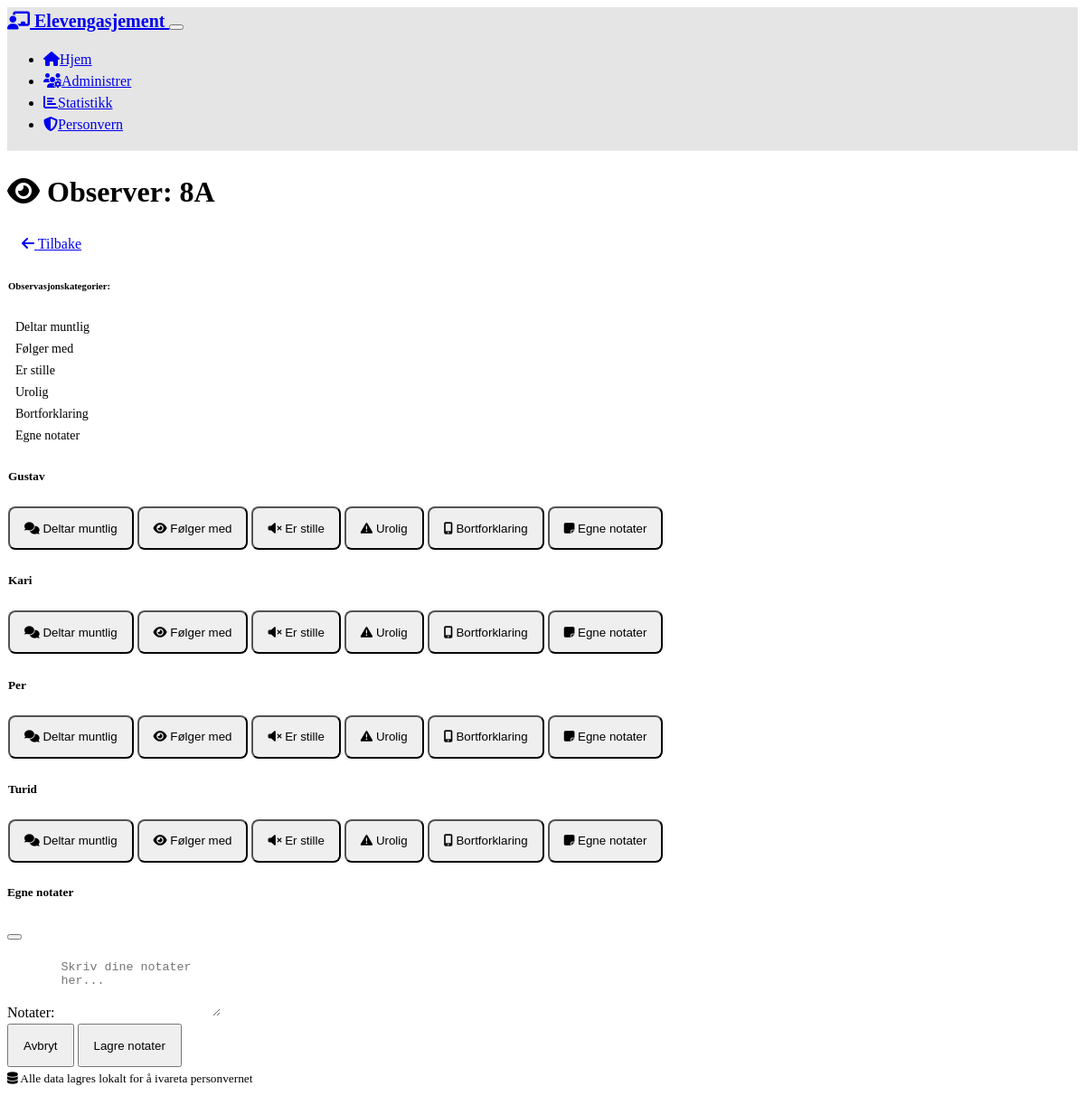
/observe/1, run on the app's committed database.
### models.py (models this page shows, shortened)
class Class(db.Model):
    id = db.Column(db.Integer, primary_key=True)
    name = db.Column(db.String(50), unique=True, nullable=False)
    created_at = db.Column(db.DateTime, default=datetime.utcnow)
    students = db.relationship('Student', backref='class_ref', lazy=True, cascade='all, delete-orphan')

class Student(db.Model):
    id = db.Column(db.Integer, primary_key=True)
    name = db.Column(db.String(100), nullable=False)
    class_id = db.Column(db.Integer, db.ForeignKey('class.id'), nullable=False)
    created_at = db.Column(db.DateTime, default=datetime.utcnow)
    observations = db.relationship('Observation', backref='student', lazy=True, cascade='all, delete-orphan')

### app.py (the view)
@app.route('/observe/<int:class_id>')
def observe_class(class_id):
    selected_class = Class.query.get_or_404(class_id)
    students = Student.query.filter_by(class_id=class_id).order_by(Student.name).all()
    if not students:
        flash('Ingen elever i denne klassen. Legg til elever først.', 'warning')
        return redirect(url_for('manage_classes'))
    return render_template('observe_class.html',
                         selected_class=selected_class,
                         students=students)

### templates/observe_class.html (shortened to what this page needs)
{% extends "base.html" %}
{% block content %}
<div class="row">
    <div class="col-12">
        <div class="d-flex justify-content-between align-items-center mb-4">
            <h1>
                <i class="fas fa-eye me-2"></i>
                Observer: {{ selected_class.name }}
            </h1>
            <a href="{{ url_for('index') }}" class="btn btn-outline-secondary">
                <i class="fas fa-arrow-left me-1"></i>
                Tilbake
            </a>
        </div>
    </div>
</div>
<div class="row mb-4">
    <div class="col-12">
        <div class="card">
            <div class="card-body">
                <h6 class="card-title">Observasjonskategorier:</h6>
                <div class="row text-center">
                    <div class="col-6 col-md">
                        <span class="badge bg-success p-2">Deltar muntlig</span>
                    </div>
                    <div class="col-6 col-md">
                        <span class="badge bg-info p-2">Følger med</span>
                    </div>
                    <div class="col-6 col-md">
                        <span class="badge bg-secondary p-2">Er stille</span>
                    </div>
                    <div class="col-6 col-md">
                        <span class="badge bg-warning p-2">Urolig</span>
                    </div>
                    <div class="col-6 col-md">
                        <span class="badge bg-danger p-2">Bortforklaring</span>
                    </div>
                    <div class="col-6 col-md">
                        <span class="badge bg-dark p-2">Egne notater</span>
                    </div>
                </div>
            </div>
        </div>
    </div>
</div>
<div class="row">
    {% for student in students %}
        <div class="col-12 col-md-6 col-lg-4 mb-4">
            <div class="card student-card">
                <div class="card-header text-center">
                    <h5 class="mb-0">{{ student.name }}</h5>
                </div>
                <div class="card-body">
                    <div class="d-grid gap-2">
                        <button class="btn btn-success observation-btn"
                                data-student-id="{{ student.id }}"
                                data-observation="deltar_muntlig">
                            <i class="fas fa-comments me-1"></i>
                            Deltar muntlig
                        </button>
                        <button class="btn btn-info observation-btn"
                                data-student-id="{{ student.id }}"
                                data-observation="folger_med">
                            <i class="fas fa-eye me-1"></i>
                            Følger med
                        </button>
                        <button class="btn btn-secondary observation-btn"
                                data-student-id="{{ student.id }}"
                                data-observation="er_stille">
                            <i class="fas fa-volume-mute me-1"></i>
                            Er stille
                        </button>
                        <button class="btn btn-warning observation-btn"
                                data-student-id="{{ student.id }}"
                                data-observation="urolig">
                            <i class="fas fa-exclamation-triangle me-1"></i>
                            Urolig
                        </button>
                        <button class="btn btn-danger observation-btn"
                                data-student-id="{{ student.id }}"
                                data-observation="bortforklaring">
                            <i class="fas fa-mobile-alt me-1"></i>
                            Bortforklaring
                        </button>
                        <button class="btn btn-dark observation-btn"
                                data-student-id="{{ student.id }}"
                                data-observation="egne_notater"
                                onclick="showNotesModal({{ student.id }}, '{{ student.name }}')">
                            <i class="fas fa-sticky-note me-1"></i>
                            Egne notater
                        </button>
                    </div>
                </div>
            </div>
        </div>
    {% endfor %}
</div>
<div class="modal fade" id="notesModal" tabindex="-1" aria-labelledby="notesModalLabel" aria-hidden="true">
    <div class="modal-dialog">
        <div class="modal-content">
            <div class="modal-header">
                <h5 class="modal-title" id="notesModalLabel">Egne notater</h5>
                <button type="button" class="btn-close" data-bs-dismiss="modal" aria-label="Close"></button>
            </div>
            <div class="modal-body">
                <div class="mb-3">
                    <label for="notesText" class="form-label">Notater:</label>
                    <textarea class="form-control" id="notesText" rows="4" placeholder="Skriv dine notater her..."></textarea>
                </div>
            </div>
            <div class="modal-footer">
                <button type="button" class="btn btn-secondary" data-bs-dismiss="modal">Avbryt</button>
                <button type="button" class="btn btn-primary" onclick="saveNotes()">Lagre notater</button>
            </div>
        </div>
    </div>
</div>
{% endblock %}

### static/style.css (style rules this page uses)
:root { --primary-color: hsl(210, 100%, 50%); --success-color: hsl(120, 60%, 50%); --info-color: hsl(195, 100%, 50%); --warning-color: hsl(45, 100%, 50%); --danger-color: hsl(0, 100%, 50%); --secondary-color: hsl(210, 10%, 50%); }
body { font-size: 16px; line-height: 1.5; }
.btn { min-height: 48px; padding: 12px 16px; }
.student-card { transition: transform 0.2s ease-in-out; }
.observation-btn { font-weight: 500; border-radius: 8px; transition: all 0.2s ease-in-out; }
.badge { font-size: 0.875em; padding: 6px 8px; }
.form-control, .form-select { border-radius: 8px; border: 1px solid rgba(255, 255, 255, 0.2); background-color: rgba(255, 255, 255, 0.05); min-height: 48px; }
.card { border: 1px solid rgba(255, 255, 255, 0.1); border-radius: 12px; background-color: rgba(255, 255, 255, 0.05); }
.card-header { background-color: rgba(255, 255, 255, 0.1); border-bottom: 1px solid rgba(255, 255, 255, 0.1); border-radius: 12px 12px 0 0 !important; }

### data on the page
Class: name "8A"
Student: name "Gustav"
Student: name "Kari"
Student: name "Per"
Student: name "Turid"
